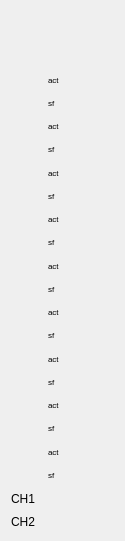
<?xml version="1.0" encoding="UTF-8"?>
<ui version="4.0">
 <class>Form</class>
 <widget class="QWidget" name="Form">
  <property name="geometry">
   <rect>
    <x>0</x>
    <y>0</y>
    <width>125</width>
    <height>541</height>
   </rect>
  </property>
  <property name="windowTitle">
   <string>Form</string>
  </property>
  <layout class="QGridLayout" name="gridLayout_85">
   <item row="7" column="0">
    <layout class="QGridLayout" name="gridLayout_107">
     <item row="0" column="1">
      <widget class="QLabel" name="act3_63">
       <property name="text">
        <string/>
       </property>
       <property name="pixmap">
        <pixmap>button.png</pixmap>
       </property>
      </widget>
     </item>
     <item row="0" column="0">
      <widget class="QLabel" name="fail1_55">
       <property name="text">
        <string/>
       </property>
       <property name="pixmap">
        <pixmap>button.png</pixmap>
       </property>
      </widget>
     </item>
     <item row="0" column="2">
      <widget class="QLabel" name="label_116">
       <property name="text">
        <string>&lt;html&gt;&lt;head/&gt;&lt;body&gt;&lt;p&gt;&lt;span style=&quot; font-size:6pt;&quot;&gt;act&lt;/span&gt;&lt;/p&gt;&lt;/body&gt;&lt;/html&gt;</string>
       </property>
      </widget>
     </item>
     <item row="1" column="1">
      <widget class="QLabel" name="act4_63">
       <property name="text">
        <string/>
       </property>
       <property name="pixmap">
        <pixmap>button.png</pixmap>
       </property>
      </widget>
     </item>
     <item row="1" column="0">
      <widget class="QLabel" name="fail2_55">
       <property name="text">
        <string/>
       </property>
       <property name="pixmap">
        <pixmap>button.png</pixmap>
       </property>
      </widget>
     </item>
     <item row="1" column="2">
      <widget class="QLabel" name="label_117">
       <property name="text">
        <string>&lt;html&gt;&lt;head/&gt;&lt;body&gt;&lt;p&gt;&lt;span style=&quot; font-size:6pt;&quot;&gt;sf&lt;/span&gt;&lt;/p&gt;&lt;/body&gt;&lt;/html&gt;</string>
       </property>
      </widget>
     </item>
    </layout>
   </item>
   <item row="0" column="0" colspan="2">
    <layout class="QGridLayout" name="gridLayout_93">
     <item row="2" column="1">
      <spacer name="horizontalSpacer_3">
       <property name="orientation">
        <enum>Qt::Horizontal</enum>
       </property>
       <property name="sizeHint" stdset="0">
        <size>
         <width>40</width>
         <height>20</height>
        </size>
       </property>
      </spacer>
     </item>
     <item row="0" column="1">
      <spacer name="horizontalSpacer">
       <property name="orientation">
        <enum>Qt::Horizontal</enum>
       </property>
       <property name="sizeHint" stdset="0">
        <size>
         <width>40</width>
         <height>20</height>
        </size>
       </property>
      </spacer>
     </item>
     <item row="1" column="1">
      <spacer name="horizontalSpacer_2">
       <property name="orientation">
        <enum>Qt::Horizontal</enum>
       </property>
       <property name="sizeHint" stdset="0">
        <size>
         <width>40</width>
         <height>20</height>
        </size>
       </property>
      </spacer>
     </item>
    </layout>
   </item>
   <item row="1" column="0">
    <layout class="QGridLayout" name="gridLayout_101">
     <item row="0" column="1">
      <widget class="QLabel" name="act3_57">
       <property name="text">
        <string/>
       </property>
       <property name="pixmap">
        <pixmap>button.png</pixmap>
       </property>
      </widget>
     </item>
     <item row="0" column="0">
      <widget class="QLabel" name="fail1_49">
       <property name="text">
        <string/>
       </property>
       <property name="pixmap">
        <pixmap>button.png</pixmap>
       </property>
      </widget>
     </item>
     <item row="0" column="2">
      <widget class="QLabel" name="label_104">
       <property name="text">
        <string>&lt;html&gt;&lt;head/&gt;&lt;body&gt;&lt;p&gt;&lt;span style=&quot; font-size:6pt;&quot;&gt;act&lt;/span&gt;&lt;/p&gt;&lt;/body&gt;&lt;/html&gt;</string>
       </property>
      </widget>
     </item>
     <item row="1" column="1">
      <widget class="QLabel" name="act4_57">
       <property name="text">
        <string/>
       </property>
       <property name="pixmap">
        <pixmap>button.png</pixmap>
       </property>
      </widget>
     </item>
     <item row="1" column="0">
      <widget class="QLabel" name="fail2_49">
       <property name="text">
        <string/>
       </property>
       <property name="pixmap">
        <pixmap>button.png</pixmap>
       </property>
      </widget>
     </item>
     <item row="1" column="2">
      <widget class="QLabel" name="label_105">
       <property name="text">
        <string>&lt;html&gt;&lt;head/&gt;&lt;body&gt;&lt;p&gt;&lt;span style=&quot; font-size:6pt;&quot;&gt;sf&lt;/span&gt;&lt;/p&gt;&lt;/body&gt;&lt;/html&gt;</string>
       </property>
      </widget>
     </item>
    </layout>
   </item>
   <item row="9" column="0">
    <layout class="QGridLayout" name="gridLayout_109">
     <item row="0" column="1">
      <widget class="QLabel" name="act3_65">
       <property name="text">
        <string/>
       </property>
       <property name="pixmap">
        <pixmap>button.png</pixmap>
       </property>
      </widget>
     </item>
     <item row="0" column="0">
      <widget class="QLabel" name="fail1_57">
       <property name="text">
        <string/>
       </property>
       <property name="pixmap">
        <pixmap>button.png</pixmap>
       </property>
      </widget>
     </item>
     <item row="0" column="2">
      <widget class="QLabel" name="label_120">
       <property name="text">
        <string>&lt;html&gt;&lt;head/&gt;&lt;body&gt;&lt;p&gt;&lt;span style=&quot; font-size:6pt;&quot;&gt;act&lt;/span&gt;&lt;/p&gt;&lt;/body&gt;&lt;/html&gt;</string>
       </property>
      </widget>
     </item>
     <item row="1" column="1">
      <widget class="QLabel" name="act4_65">
       <property name="text">
        <string/>
       </property>
       <property name="pixmap">
        <pixmap>button.png</pixmap>
       </property>
      </widget>
     </item>
     <item row="1" column="0">
      <widget class="QLabel" name="fail2_57">
       <property name="text">
        <string/>
       </property>
       <property name="pixmap">
        <pixmap>button.png</pixmap>
       </property>
      </widget>
     </item>
     <item row="1" column="2">
      <widget class="QLabel" name="label_121">
       <property name="text">
        <string>&lt;html&gt;&lt;head/&gt;&lt;body&gt;&lt;p&gt;&lt;span style=&quot; font-size:6pt;&quot;&gt;sf&lt;/span&gt;&lt;/p&gt;&lt;/body&gt;&lt;/html&gt;</string>
       </property>
      </widget>
     </item>
    </layout>
   </item>
   <item row="6" column="0">
    <layout class="QGridLayout" name="gridLayout_106">
     <item row="0" column="1">
      <widget class="QLabel" name="act3_62">
       <property name="text">
        <string/>
       </property>
       <property name="pixmap">
        <pixmap>button.png</pixmap>
       </property>
      </widget>
     </item>
     <item row="0" column="0">
      <widget class="QLabel" name="fail1_54">
       <property name="text">
        <string/>
       </property>
       <property name="pixmap">
        <pixmap>button.png</pixmap>
       </property>
      </widget>
     </item>
     <item row="0" column="2">
      <widget class="QLabel" name="label_114">
       <property name="text">
        <string>&lt;html&gt;&lt;head/&gt;&lt;body&gt;&lt;p&gt;&lt;span style=&quot; font-size:6pt;&quot;&gt;act&lt;/span&gt;&lt;/p&gt;&lt;/body&gt;&lt;/html&gt;</string>
       </property>
      </widget>
     </item>
     <item row="1" column="1">
      <widget class="QLabel" name="act4_62">
       <property name="text">
        <string/>
       </property>
       <property name="pixmap">
        <pixmap>button.png</pixmap>
       </property>
      </widget>
     </item>
     <item row="1" column="0">
      <widget class="QLabel" name="fail2_54">
       <property name="text">
        <string/>
       </property>
       <property name="pixmap">
        <pixmap>button.png</pixmap>
       </property>
      </widget>
     </item>
     <item row="1" column="2">
      <widget class="QLabel" name="label_115">
       <property name="text">
        <string>&lt;html&gt;&lt;head/&gt;&lt;body&gt;&lt;p&gt;&lt;span style=&quot; font-size:6pt;&quot;&gt;sf&lt;/span&gt;&lt;/p&gt;&lt;/body&gt;&lt;/html&gt;</string>
       </property>
      </widget>
     </item>
    </layout>
   </item>
   <item row="5" column="0">
    <layout class="QGridLayout" name="gridLayout_105">
     <item row="0" column="1">
      <widget class="QLabel" name="act3_61">
       <property name="text">
        <string/>
       </property>
       <property name="pixmap">
        <pixmap>button.png</pixmap>
       </property>
      </widget>
     </item>
     <item row="0" column="0">
      <widget class="QLabel" name="fail1_53">
       <property name="text">
        <string/>
       </property>
       <property name="pixmap">
        <pixmap>button.png</pixmap>
       </property>
      </widget>
     </item>
     <item row="0" column="2">
      <widget class="QLabel" name="label_112">
       <property name="text">
        <string>&lt;html&gt;&lt;head/&gt;&lt;body&gt;&lt;p&gt;&lt;span style=&quot; font-size:6pt;&quot;&gt;act&lt;/span&gt;&lt;/p&gt;&lt;/body&gt;&lt;/html&gt;</string>
       </property>
      </widget>
     </item>
     <item row="1" column="1">
      <widget class="QLabel" name="act4_61">
       <property name="text">
        <string/>
       </property>
       <property name="pixmap">
        <pixmap>button.png</pixmap>
       </property>
      </widget>
     </item>
     <item row="1" column="0">
      <widget class="QLabel" name="fail2_53">
       <property name="text">
        <string/>
       </property>
       <property name="pixmap">
        <pixmap>button.png</pixmap>
       </property>
      </widget>
     </item>
     <item row="1" column="2">
      <widget class="QLabel" name="label_113">
       <property name="text">
        <string>&lt;html&gt;&lt;head/&gt;&lt;body&gt;&lt;p&gt;&lt;span style=&quot; font-size:6pt;&quot;&gt;sf&lt;/span&gt;&lt;/p&gt;&lt;/body&gt;&lt;/html&gt;</string>
       </property>
      </widget>
     </item>
    </layout>
   </item>
   <item row="2" column="0">
    <layout class="QGridLayout" name="gridLayout_102">
     <item row="1" column="3">
      <widget class="QLabel" name="label_107">
       <property name="text">
        <string>&lt;html&gt;&lt;head/&gt;&lt;body&gt;&lt;p&gt;&lt;span style=&quot; font-size:6pt;&quot;&gt;sf&lt;/span&gt;&lt;/p&gt;&lt;/body&gt;&lt;/html&gt;</string>
       </property>
      </widget>
     </item>
     <item row="0" column="3">
      <widget class="QLabel" name="label_106">
       <property name="text">
        <string>&lt;html&gt;&lt;head/&gt;&lt;body&gt;&lt;p&gt;&lt;span style=&quot; font-size:6pt;&quot;&gt;act&lt;/span&gt;&lt;/p&gt;&lt;/body&gt;&lt;/html&gt;</string>
       </property>
      </widget>
     </item>
     <item row="1" column="0">
      <widget class="QLabel" name="fail2_50">
       <property name="text">
        <string/>
       </property>
       <property name="pixmap">
        <pixmap>button.png</pixmap>
       </property>
      </widget>
     </item>
     <item row="0" column="0">
      <widget class="QLabel" name="fail1_50">
       <property name="text">
        <string/>
       </property>
       <property name="pixmap">
        <pixmap>button.png</pixmap>
       </property>
      </widget>
     </item>
     <item row="1" column="1">
      <widget class="QLabel" name="act4_58">
       <property name="text">
        <string/>
       </property>
       <property name="pixmap">
        <pixmap>button.png</pixmap>
       </property>
      </widget>
     </item>
     <item row="0" column="1">
      <widget class="QLabel" name="act3_58">
       <property name="text">
        <string/>
       </property>
       <property name="pixmap">
        <pixmap>button.png</pixmap>
       </property>
      </widget>
     </item>
    </layout>
   </item>
   <item row="3" column="0">
    <layout class="QGridLayout" name="gridLayout_103">
     <item row="0" column="1">
      <widget class="QLabel" name="act3_59">
       <property name="text">
        <string/>
       </property>
       <property name="pixmap">
        <pixmap>button.png</pixmap>
       </property>
      </widget>
     </item>
     <item row="0" column="0">
      <widget class="QLabel" name="fail1_51">
       <property name="text">
        <string/>
       </property>
       <property name="pixmap">
        <pixmap>button.png</pixmap>
       </property>
      </widget>
     </item>
     <item row="0" column="2">
      <widget class="QLabel" name="label_108">
       <property name="text">
        <string>&lt;html&gt;&lt;head/&gt;&lt;body&gt;&lt;p&gt;&lt;span style=&quot; font-size:6pt;&quot;&gt;act&lt;/span&gt;&lt;/p&gt;&lt;/body&gt;&lt;/html&gt;</string>
       </property>
      </widget>
     </item>
     <item row="1" column="1">
      <widget class="QLabel" name="act4_59">
       <property name="text">
        <string/>
       </property>
       <property name="pixmap">
        <pixmap>button.png</pixmap>
       </property>
      </widget>
     </item>
     <item row="1" column="0">
      <widget class="QLabel" name="fail2_51">
       <property name="text">
        <string/>
       </property>
       <property name="pixmap">
        <pixmap>button.png</pixmap>
       </property>
      </widget>
     </item>
     <item row="1" column="2">
      <widget class="QLabel" name="label_109">
       <property name="text">
        <string>&lt;html&gt;&lt;head/&gt;&lt;body&gt;&lt;p&gt;&lt;span style=&quot; font-size:6pt;&quot;&gt;sf&lt;/span&gt;&lt;/p&gt;&lt;/body&gt;&lt;/html&gt;</string>
       </property>
      </widget>
     </item>
    </layout>
   </item>
   <item row="8" column="0">
    <layout class="QGridLayout" name="gridLayout_108">
     <item row="0" column="1">
      <widget class="QLabel" name="act3_64">
       <property name="text">
        <string/>
       </property>
       <property name="pixmap">
        <pixmap>button.png</pixmap>
       </property>
      </widget>
     </item>
     <item row="0" column="0">
      <widget class="QLabel" name="fail1_56">
       <property name="text">
        <string/>
       </property>
       <property name="pixmap">
        <pixmap>button.png</pixmap>
       </property>
      </widget>
     </item>
     <item row="0" column="2">
      <widget class="QLabel" name="label_118">
       <property name="text">
        <string>&lt;html&gt;&lt;head/&gt;&lt;body&gt;&lt;p&gt;&lt;span style=&quot; font-size:6pt;&quot;&gt;act&lt;/span&gt;&lt;/p&gt;&lt;/body&gt;&lt;/html&gt;</string>
       </property>
      </widget>
     </item>
     <item row="1" column="1">
      <widget class="QLabel" name="act4_64">
       <property name="text">
        <string/>
       </property>
       <property name="pixmap">
        <pixmap>button.png</pixmap>
       </property>
      </widget>
     </item>
     <item row="1" column="0">
      <widget class="QLabel" name="fail2_56">
       <property name="text">
        <string/>
       </property>
       <property name="pixmap">
        <pixmap>button.png</pixmap>
       </property>
      </widget>
     </item>
     <item row="1" column="2">
      <widget class="QLabel" name="label_119">
       <property name="text">
        <string>&lt;html&gt;&lt;head/&gt;&lt;body&gt;&lt;p&gt;&lt;span style=&quot; font-size:6pt;&quot;&gt;sf&lt;/span&gt;&lt;/p&gt;&lt;/body&gt;&lt;/html&gt;</string>
       </property>
      </widget>
     </item>
    </layout>
   </item>
   <item row="4" column="0">
    <layout class="QGridLayout" name="gridLayout_104">
     <item row="0" column="1">
      <widget class="QLabel" name="act3_60">
       <property name="text">
        <string/>
       </property>
       <property name="pixmap">
        <pixmap>button.png</pixmap>
       </property>
      </widget>
     </item>
     <item row="0" column="0">
      <widget class="QLabel" name="fail1_52">
       <property name="text">
        <string/>
       </property>
       <property name="pixmap">
        <pixmap>button.png</pixmap>
       </property>
      </widget>
     </item>
     <item row="0" column="2">
      <widget class="QLabel" name="label_110">
       <property name="text">
        <string>&lt;html&gt;&lt;head/&gt;&lt;body&gt;&lt;p&gt;&lt;span style=&quot; font-size:6pt;&quot;&gt;act&lt;/span&gt;&lt;/p&gt;&lt;/body&gt;&lt;/html&gt;</string>
       </property>
      </widget>
     </item>
     <item row="1" column="1">
      <widget class="QLabel" name="act4_60">
       <property name="text">
        <string/>
       </property>
       <property name="pixmap">
        <pixmap>button.png</pixmap>
       </property>
      </widget>
     </item>
     <item row="1" column="0">
      <widget class="QLabel" name="fail2_52">
       <property name="text">
        <string/>
       </property>
       <property name="pixmap">
        <pixmap>button.png</pixmap>
       </property>
      </widget>
     </item>
     <item row="1" column="2">
      <widget class="QLabel" name="label_111">
       <property name="text">
        <string>&lt;html&gt;&lt;head/&gt;&lt;body&gt;&lt;p&gt;&lt;span style=&quot; font-size:6pt;&quot;&gt;sf&lt;/span&gt;&lt;/p&gt;&lt;/body&gt;&lt;/html&gt;</string>
       </property>
      </widget>
     </item>
    </layout>
   </item>
   <item row="10" column="0" colspan="2">
    <layout class="QGridLayout" name="gridLayout_99">
     <item row="0" column="0">
      <widget class="QLabel" name="label_103">
       <property name="text">
        <string>CH1</string>
       </property>
      </widget>
     </item>
     <item row="2" column="1">
      <widget class="QLabel" name="CH2_6">
       <property name="text">
        <string/>
       </property>
       <property name="pixmap">
        <pixmap>CH.png</pixmap>
       </property>
      </widget>
     </item>
     <item row="0" column="1">
      <widget class="QLabel" name="CH1_6">
       <property name="text">
        <string/>
       </property>
       <property name="pixmap">
        <pixmap>CH.png</pixmap>
       </property>
      </widget>
     </item>
     <item row="2" column="0">
      <widget class="QLabel" name="label_102">
       <property name="text">
        <string>CH2</string>
       </property>
      </widget>
     </item>
    </layout>
   </item>
   <item row="1" column="1" rowspan="9">
    <spacer name="verticalSpacer">
     <property name="orientation">
      <enum>Qt::Vertical</enum>
     </property>
     <property name="sizeType">
      <enum>QSizePolicy::Fixed</enum>
     </property>
     <property name="sizeHint" stdset="0">
      <size>
       <width>20</width>
       <height>358</height>
      </size>
     </property>
    </spacer>
   </item>
  </layout>
 </widget>
 <resources/>
 <connections/>
</ui>
